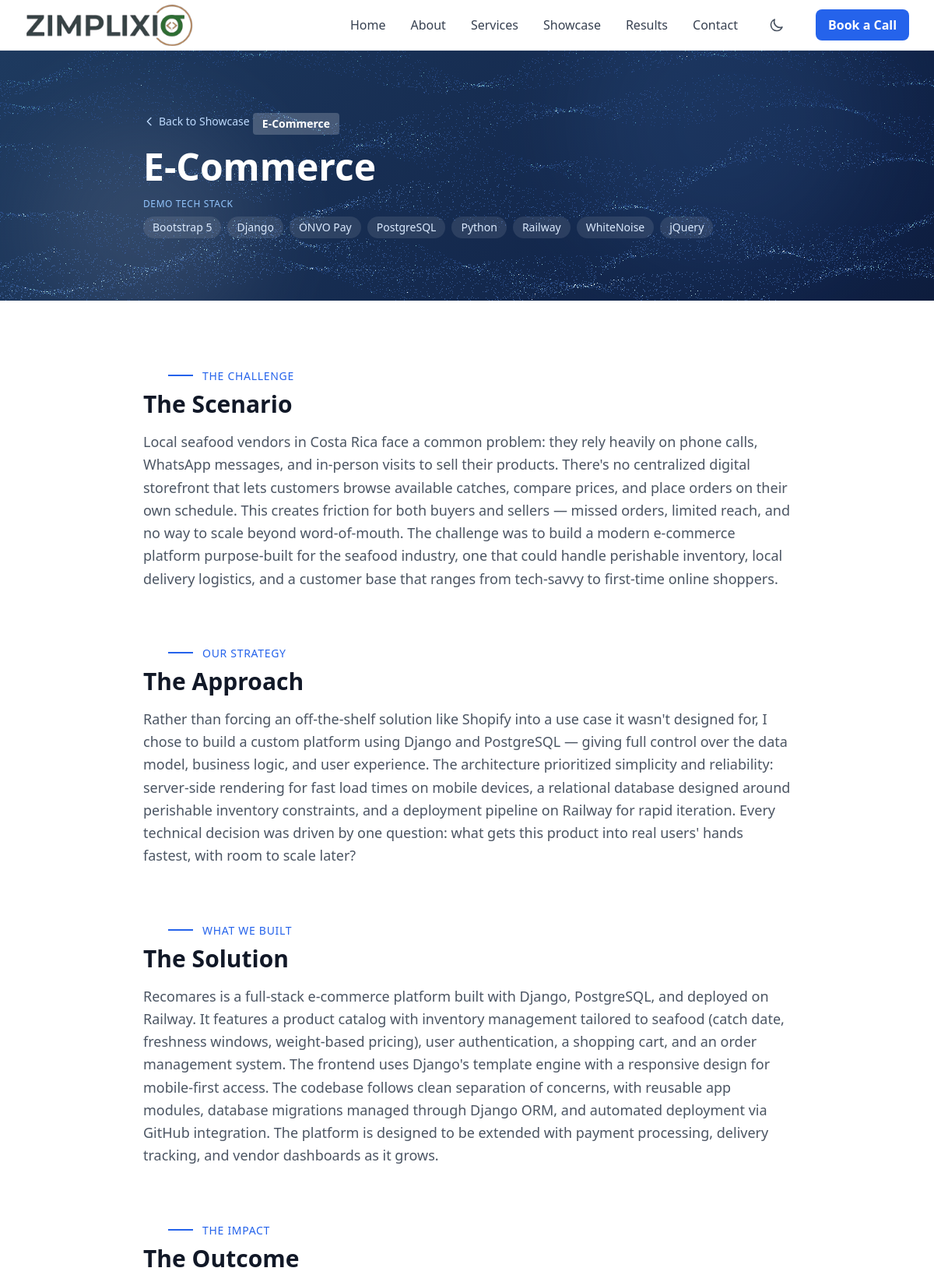
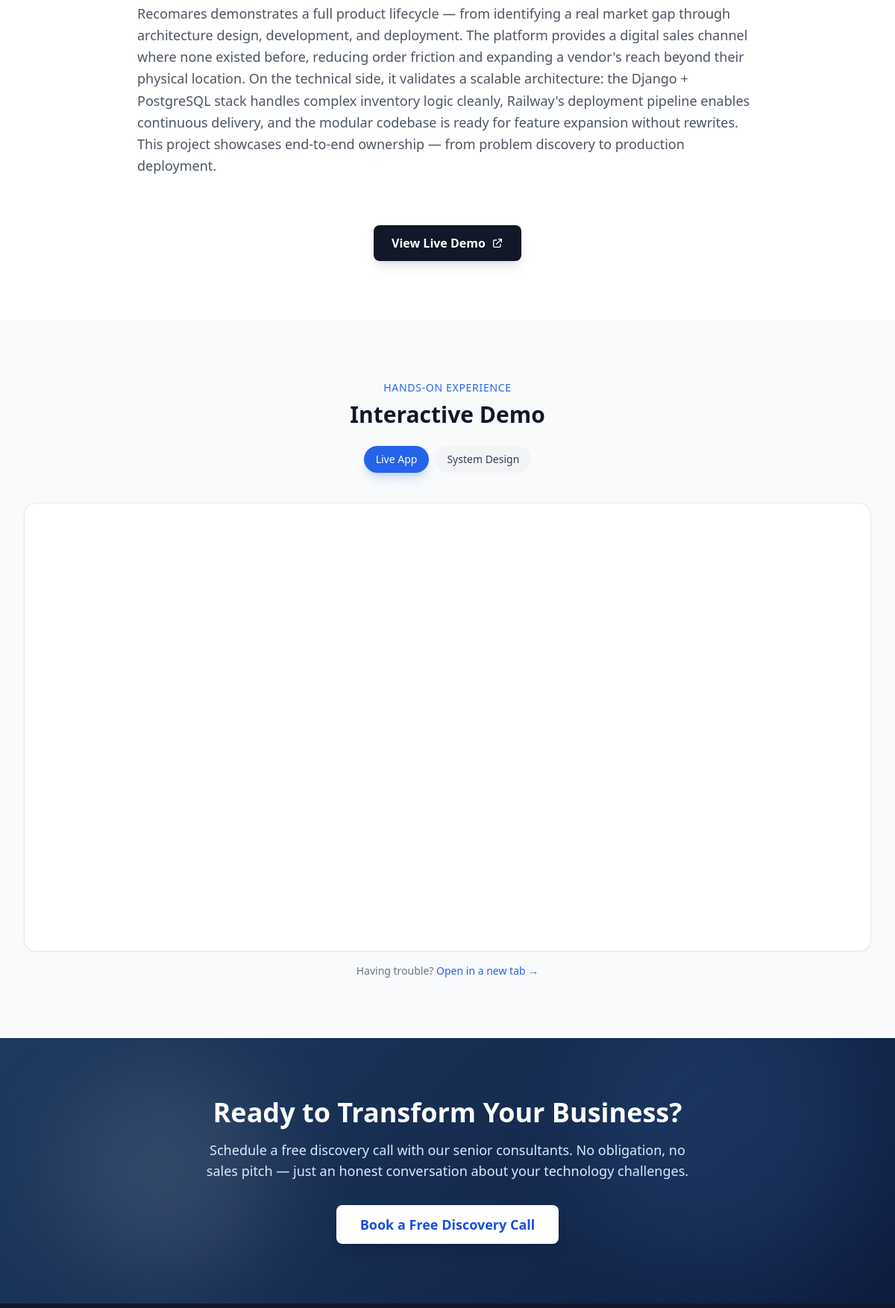
/showcase/e-commerce/ (upper part), run on the app's committed database (2 pictures, top to bottom).
### showcase/models.py (models this page shows, shortened)
class ShowcaseProject(models.Model):
    INDUSTRY_CHOICES = [
        ('automotive', 'Automotive'),
        ('healthcare', 'Healthcare'),
        ('ecommerce', 'E-Commerce'),
        ('cross-industry', 'Cross-Industry'),
    ]
    title = models.CharField(max_length=200)
    slug = models.SlugField(max_length=200, unique=True)
    summary = models.TextField(help_text="Short summary for gallery cards.")
    business_problem = models.TextField(help_text="The Scenario — what challenge did the client face?")
    approach = models.TextField(help_text="The Approach — how did we tackle it?")
    solution_description = models.TextField(help_text="The Solution — what was built/delivered?")
    architecture_diagram = models.ImageField(upload_to='showcase/diagrams/', blank=True)
    outcomes = models.TextField(help_text="The Outcome — measurable results.")
    demo_url = models.URLField(blank=True)
    live_demo_url = models.URLField(blank=True, help_text="URL to embed in an interactive iframe demo.")
    system_design_url = models.URLField(blank=True, help_text="URL for the system-design view toggle.")
    thumbnail = models.ImageField(upload_to='showcase/thumbnails/', blank=True)
    industry = models.CharField(max_length=20, choices=INDUSTRY_CHOICES, default='cross-industry')
    tech_tags = models.ManyToManyField(TechTag, blank=True, related_name='projects')
    is_published = models.BooleanField(default=False)
    order = models.PositiveIntegerField(default=0)
    created_at = models.DateTimeField(auto_now_add=True)
    updated_at = models.DateTimeField(auto_now=True)
    class Meta:
        ordering = ['order', '-created_at']

class TechTag(models.Model):
    name = models.CharField(max_length=50, unique=True)
    class Meta:
        ordering = ['name']

### showcase/views.py (the view)
# urls.py: path('<slug:slug>/', views.ShowcaseDetailView.as_view(), name='detail'),
class ShowcaseDetailView(DetailView):
    model = ShowcaseProject
    template_name = 'showcase/detail.html'
    context_object_name = 'project'
    def get_queryset(self):
        return ShowcaseProject.objects.filter(is_published=True).prefetch_related('tech_tags', 'screenshots')
    def get_template_names(self):
        if self.object.slug == 'ai-adoption-framework':
            return ['showcase/detail-framework.html']
        return [self.template_name]
    def get_context_data(self, **kwargs):
        context = super().get_context_data(**kwargs)
        if self.object.slug == 'ai-adoption-framework':
            context['api_available'] = bool(getattr(settings, 'ANTHROPIC_API_KEY', ''))
        return context

### core/context_processors.py (called while the page is built)
def site_context(request):
    context = {
        'site_name': 'Zimplixio',
        'site_tagline': 'Enterprise-Grade Solutions for Growing Businesses',
    }
    try:
        from metrics.models import NPSMetric
        active = NPSMetric.objects.filter(is_active=True).first()
        if active:
            context['nps_score'] = active.score
            context['nps_total_responses'] = active.total_responses
    except Exception:
        pass
    return context

### templates/showcase/detail.html (shortened to what this page needs)
{% extends "base.html" %}
{% load static %}
{% block content %}
<section class="hero-animated-bg relative py-20 overflow-hidden">
  <div class="absolute inset-0 opacity-10">
    <div class="absolute top-20 left-10 w-72 h-72 bg-white rounded-full blur-3xl"></div>
    <div class="absolute bottom-10 right-20 w-96 h-96 bg-indigo-400 rounded-full blur-3xl"></div>
  </div>
  <div id="hero-particles" aria-hidden="true"></div>
  <div class="max-w-4xl mx-auto px-4 sm:px-6 lg:px-8 relative z-10">
    <a href="{% url 'showcase:gallery' %}" class="inline-flex items-center text-indigo-200 hover:text-white mb-6 transition-colors text-sm" data-aos="fade-right" data-aos-duration="600">
      <svg class="w-4 h-4 mr-1" fill="none" viewBox="0 0 24 24" stroke="currentColor"><path stroke-linecap="round" stroke-linejoin="round" stroke-width="2" d="M15 19l-7-7 7-7"/></svg>
      Back to Showcase
    </a>
    <span class="inline-block px-3 py-1 bg-white/20 text-white text-sm font-semibold rounded mb-4" data-aos="fade-up" data-aos-duration="600">{{ project.get_industry_display }}</span>
    <h1 class="text-3xl md:text-4xl lg:text-5xl font-bold text-white mb-4" data-aos="fade-up" data-aos-duration="800">{{ project.title }}</h1>
    {% if project.tech_tags.all %}
    <div data-aos="fade-up" data-aos-duration="800" data-aos-delay="200">
      <p class="text-indigo-300 font-medium tracking-wider uppercase text-xs mb-2">Demo Tech Stack</p>
      <div class="flex flex-wrap gap-2">
        {% for tag in project.tech_tags.all %}
        <span class="px-3 py-1 bg-white/10 text-indigo-100 text-sm rounded-full">{{ tag.name }}</span>
        {% endfor %}
      </div>
    </div>
    {% endif %}
  </div>
</section>
<article class="py-20 dark:bg-gray-900">
  <div class="max-w-4xl mx-auto px-4 sm:px-6 lg:px-8 space-y-16">
    <section data-aos="fade-up">
      <p class="section-label text-indigo-600 dark:text-indigo-400 font-medium tracking-wider uppercase text-sm mb-2">
        <svg class="inline-block mr-1 -mt-0.5" width="32" height="4" viewBox="0 0 32 4" fill="none" xmlns="http://www.w3.org/2000/svg" aria-hidden="true">
          <line class="section-label-line" x1="0" y1="2" x2="32" y2="2" stroke="currentColor" stroke-width="2" stroke-linecap="round"/>
        </svg>
        The Challenge
      </p>
      <h2 class="text-2xl md:text-3xl font-bold text-gray-900 dark:text-white mb-4">The Scenario</h2>
      <p class="text-gray-600 dark:text-gray-400 text-lg leading-relaxed">{{ project.business_problem }}</p>
    </section>
    <section data-aos="fade-up">
      <p class="section-label text-indigo-600 dark:text-indigo-400 font-medium tracking-wider uppercase text-sm mb-2">
        <svg class="inline-block mr-1 -mt-0.5" width="32" height="4" viewBox="0 0 32 4" fill="none" xmlns="http://www.w3.org/2000/svg" aria-hidden="true">
          <line class="section-label-line" x1="0" y1="2" x2="32" y2="2" stroke="currentColor" stroke-width="2" stroke-linecap="round"/>
        </svg>
        Our Strategy
      </p>
      <h2 class="text-2xl md:text-3xl font-bold text-gray-900 dark:text-white mb-4">The Approach</h2>
      <p class="text-gray-600 dark:text-gray-400 text-lg leading-relaxed">{{ project.approach }}</p>
    </section>
    <section data-aos="fade-up">
      <p class="section-label text-indigo-600 dark:text-indigo-400 font-medium tracking-wider uppercase text-sm mb-2">
        <svg class="inline-block mr-1 -mt-0.5" width="32" height="4" viewBox="0 0 32 4" fill="none" xmlns="http://www.w3.org/2000/svg" aria-hidden="true">
          <line class="section-label-line" x1="0" y1="2" x2="32" y2="2" stroke="currentColor" stroke-width="2" stroke-linecap="round"/>
        </svg>
        What We Built
      </p>
      <h2 class="text-2xl md:text-3xl font-bold text-gray-900 dark:text-white mb-4">The Solution</h2>
      <p class="text-gray-600 dark:text-gray-400 text-lg leading-relaxed mb-6">{{ project.solution_description }}</p>
    </section>
    <section data-aos="fade-up">
      <p class="section-label text-indigo-600 dark:text-indigo-400 font-medium tracking-wider uppercase text-sm mb-2">
        <svg class="inline-block mr-1 -mt-0.5" width="32" height="4" viewBox="0 0 32 4" fill="none" xmlns="http://www.w3.org/2000/svg" aria-hidden="true">
          <line class="section-label-line" x1="0" y1="2" x2="32" y2="2" stroke="currentColor" stroke-width="2" stroke-linecap="round"/>
        </svg>
        The Impact
      </p>
      <h2 class="text-2xl md:text-3xl font-bold text-gray-900 dark:text-white mb-4">The Outcome</h2>
      <p class="text-gray-600 dark:text-gray-400 text-lg leading-relaxed">{{ project.outcomes }}</p>
    </section>
    {% if project.demo_url %}
    <div class="text-center" data-aos="fade-up">
      <a href="{{ project.demo_url }}" target="_blank" rel="noopener noreferrer" class="inline-flex items-center px-6 py-3 bg-gray-900 dark:bg-white text-white dark:text-gray-900 font-semibold rounded-lg hover:bg-gray-800 dark:hover:bg-gray-100 transition-colors shadow-lg">
        View Live Demo
        <svg class="w-4 h-4 ml-2" fill="none" viewBox="0 0 24 24" stroke="currentColor"><path stroke-linecap="round" stroke-linejoin="round" stroke-width="2" d="M10 6H6a2 2 0 00-2 2v10a2 2 0 002 2h10a2 2 0 002-2v-4M14 4h6m0 0v6m0-6L10 14"/></svg>
      </a>
    </div>
    {% endif %}
  </div>
</article>
{% if project.live_demo_url %}
<section class="py-20 bg-gray-50 dark:bg-gray-800" data-aos="fade-up">
  <div class="max-w-7xl mx-auto px-4 sm:px-6 lg:px-8">
    <div class="text-center mb-10">
      <p class="text-indigo-600 dark:text-indigo-400 font-medium tracking-wider uppercase text-sm mb-2">Hands-On Experience</p>
      <h2 class="text-2xl md:text-3xl font-bold text-gray-900 dark:text-white mb-6">Interactive Demo</h2>
      <div class="flex flex-wrap gap-2 justify-center">
        <button class="demo-toggle px-4 py-2 rounded-full text-sm font-medium transition-colors bg-indigo-600 text-white shadow-lg shadow-indigo-600/20" data-url="{{ project.live_demo_url }}">
          Live App
        </button>
        {% if project.system_design_url %}
        <button class="demo-toggle px-4 py-2 rounded-full text-sm font-medium transition-colors bg-gray-100 dark:bg-gray-700 text-gray-700 dark:text-gray-300 hover:bg-gray-200 dark:hover:bg-gray-600" data-url="{{ project.system_design_url }}">
          System Design
        </button>
        {% endif %}
      </div>
    </div>
    <div class="relative bg-white dark:bg-gray-900 rounded-2xl border border-gray-200 dark:border-gray-700 shadow-sm overflow-hidden">
      <iframe id="demo-iframe" src="{{ project.live_demo_url }}" class="w-full" style="height: 600px;" sandbox="allow-scripts allow-same-origin allow-forms allow-popups" loading="lazy" title="Interactive demo of {{ project.title }}"></iframe>
    </div>
    <p class="text-center mt-4 text-sm text-gray-500 dark:text-gray-400">
      Having trouble? <a href="{{ project.live_demo_url }}" target="_blank" rel="noopener noreferrer" class="text-indigo-600 dark:text-indigo-400 hover:text-indigo-800 dark:hover:text-indigo-300 font-medium">Open in a new tab &rarr;</a>
    </p>
  </div>
</section>
{% endif %}
{% include "partials/_cta_section.html" %}
{% endblock %}

### templates/base.html (shortened to what this page needs)
{% load static %}
<!DOCTYPE html>
<html lang="en">
<head>
  <script src="https://cdn.tailwindcss.com"></script>
  <link rel="stylesheet" href="https://unpkg.com/aos@2.3.4/dist/aos.css">
  <link rel="stylesheet" href="{% static 'css/main.css' %}">
</head>
<body class="min-h-screen flex flex-col bg-white text-gray-900 antialiased dark:bg-gray-900 dark:text-white">
  {% include "partials/_header.html" %}
  <main class="flex-1">
    {% block content %}{% endblock %}
  </main>
  {% include "partials/_footer.html" %}
</body>
</html>

### templates/partials/_header.html (shortened to what this page needs)
{% load static %}
<header class="sticky top-0 z-50 bg-white/95 backdrop-blur-sm border-b border-gray-200 dark:bg-gray-900/95 dark:border-gray-700">
  <nav class="max-w-7xl mx-auto px-4 sm:px-6 lg:px-8">
    <div class="flex items-center justify-between h-16">
      <a href="{% url 'pages:home' %}" class="logo-magnetic flex items-center">
        <img src="{% static 'images/logo.svg' %}" alt="Zimplixio" class="h-14 w-auto">
      </a>
      <div class="hidden md:flex items-center space-x-8">
        <a href="{% url 'pages:home' %}" class="text-gray-700 hover:text-indigo-600 font-medium transition-colors dark:text-gray-300 dark:hover:text-indigo-400">Home</a>
        <a href="{% url 'pages:about' %}" class="text-gray-700 hover:text-indigo-600 font-medium transition-colors dark:text-gray-300 dark:hover:text-indigo-400">About</a>
        <a href="{% url 'services:services' %}" class="text-gray-700 hover:text-indigo-600 font-medium transition-colors dark:text-gray-300 dark:hover:text-indigo-400">Services</a>
        <a href="{% url 'showcase:gallery' %}" class="text-gray-700 hover:text-indigo-600 font-medium transition-colors dark:text-gray-300 dark:hover:text-indigo-400">Showcase</a>
        <a href="{% url 'metrics:results' %}" class="text-gray-700 hover:text-indigo-600 font-medium transition-colors dark:text-gray-300 dark:hover:text-indigo-400">Results</a>
        <a href="{% url 'pages:contact' %}" class="text-gray-700 hover:text-indigo-600 font-medium transition-colors dark:text-gray-300 dark:hover:text-indigo-400">Contact</a>
        <button class="dark-mode-toggle p-2 rounded-lg text-gray-600 hover:text-indigo-600 hover:bg-gray-100 dark:text-gray-400 dark:hover:text-indigo-400 dark:hover:bg-gray-800 transition-colors" aria-label="Toggle dark mode">
          <svg class="dark-mode-moon h-5 w-5" fill="none" viewBox="0 0 24 24" stroke="currentColor">
            <path stroke-linecap="round" stroke-linejoin="round" stroke-width="2" d="M20.354 15.354A9 9 0 018.646 3.646 9.003 9.003 0 0012 21a9.003 9.003 0 008.354-5.646z"/>
          </svg>
        </button>
        <a href="{% url 'booking:book' %}" class="logo-magnetic btn-premium inline-flex items-center px-4 py-2 bg-indigo-600 text-white font-semibold rounded-lg hover:bg-indigo-700 transition-colors">
          Book a Call
        </a>
      </div>
    </div>
  </nav>
</header>

### templates/partials/_cta_section.html
<section class="hero-animated-bg relative py-20 overflow-hidden">
  <div class="absolute inset-0 opacity-10">
    <div class="absolute top-10 left-20 w-72 h-72 bg-white rounded-full blur-3xl"></div>
    <div class="absolute bottom-10 right-10 w-96 h-96 bg-indigo-400 rounded-full blur-3xl"></div>
  </div>
  <div class="max-w-4xl mx-auto px-4 sm:px-6 lg:px-8 text-center relative z-10">
    <h2 class="text-3xl md:text-4xl font-bold text-white mb-4" data-aos="fade-up">Ready to Transform Your Business?</h2>
    <p class="text-indigo-100 text-lg mb-8 max-w-2xl mx-auto" data-aos="fade-up" data-aos-delay="100">
      Schedule a free discovery call with our senior consultants. No obligation, no sales pitch — just an honest conversation about your technology challenges.
    </p>
    <a href="{% url 'booking:book' %}" class="btn-premium inline-flex items-center px-8 py-3 bg-white text-indigo-700 font-bold rounded-lg hover:bg-indigo-50 transition-colors text-lg shadow-lg shadow-indigo-900/20" data-aos="fade-up" data-aos-delay="200">
      Book a Free Discovery Call
    </a>
  </div>
</section>

### templates/partials/_footer.html (shortened to what this page needs)
<footer class="bg-gray-900 text-gray-300">
  <div class="max-w-7xl mx-auto px-4 sm:px-6 lg:px-8 py-12">
  </div>
</footer>

### static/css/main.css (style rules this page uses)
html { scroll-behavior: smooth; }
body.transitions-enabled { transition: background-color 0.3s ease, color 0.3s ease; }
.logo-magnetic { display: inline-flex; will-change: transform; }
#hero-particles { position: absolute; inset: 0; z-index: 1; pointer-events: none; }
.hero-animated-bg { background: linear-gradient(135deg, #1e3a5f 0%, #0f2044 30%, #060c18 50%, #162d4a 70%, #0f2044 100%); background-size: 300% 300%; animation: heroGradientShift 14s ease infinite; }
.btn-premium { position: relative; overflow: hidden; transition: transform 0.15s ease, box-shadow 0.15s ease; }
.btn-premium::before { content: ''; position: absolute; top: 0; left: -100%; width: 100%; height: 100%; background: linear-gradient( 90deg, transparent 0%, rgba(255, 255, 255, 0.18) 50%, transparent 100% ); transition: left 0.4s ease; pointer-events: none; }
.section-label { position: relative; display: inline-flex; align-items: center; gap: 8px; }
.section-label::before { content: ''; display: inline-block; width: 24px; height: 2px; background: currentColor; border-radius: 1px; transform: scaleX(0); transform-origin: left; transition: transform 0.4s ease 0.1s; }

### data on the page
ShowcaseProject: industry "E-Commerce", title "E-Commerce", business_problem "Local seafood vendors in Costa Rica face a common problem: they rely heavily on phone calls, WhatsApp messages, and in-person visits to sell their products. There's no centralized digital storefront that lets customers browse available catches, compare prices, and place orders on their own schedule. This creates friction for both buyers and sellers — missed orders, limited reach, and no way to scale beyond word-of-mouth. The challenge was to build a modern e-commerce platform purpose-built for the seafood industry, one that could handle perishable inventory, local delivery logistics, and a customer base that ranges from tech-savvy to first-time online shoppers.", approach "Rather than forcing an off-the-shelf solution like Shopify into a use case it wasn't designed for, I chose to build a custom platform using Django and PostgreSQL — giving full control over the data model, business logic, and user experience. The architecture prioritized simplicity and reliability: server-side rendering for fast load times on mobile devices, a relational database designed around perishable inventory constraints, and a deployment pipeline on Railway for rapid iteration. Every technical decision was driven by one question: what gets this product into real users' hands fastest, with room to scale later?", solution_description "Recomares is a full-stack e-commerce platform built with Django, PostgreSQL, and deployed on Railway. It features a product catalog with inventory management tailored to seafood (catch date, freshness windows, weight-based pricing), user authentication, a shopping cart, and an order management system. The frontend uses Django's template engine with a responsive design for mobile-first access. The codebase follows clean separation of concerns, with reusable app modules, database migrations managed through Django ORM, and automated deployment via GitHub integration. The platform is designed to be extended with payment processing, delivery tracking, and vendor dashboards as it grows.", outcomes "Recomares demonstrates a full product lifecycle — from identifying a real market gap through architecture design, development, and deployment. The platform provides a digital sales channel where none existed before, reducing order friction and expanding a vendor's reach beyond their physical location. On the technical side, it validates a scalable architecture: the Django + PostgreSQL stack handles complex inventory logic cleanly, Railway's deployment pipeline enables continuous delivery, and the modular codebase is ready for feature expansion without rewrites. This project showcases end-to-end ownership — from problem discovery to production deployment."
TechTag: name "Bootstrap 5"
TechTag: name "Django"
TechTag: name "ONVO Pay"
TechTag: name "PostgreSQL"
TechTag: name "Python"
TechTag: name "Railway"
TechTag: name "WhiteNoise"
TechTag: name "jQuery"
